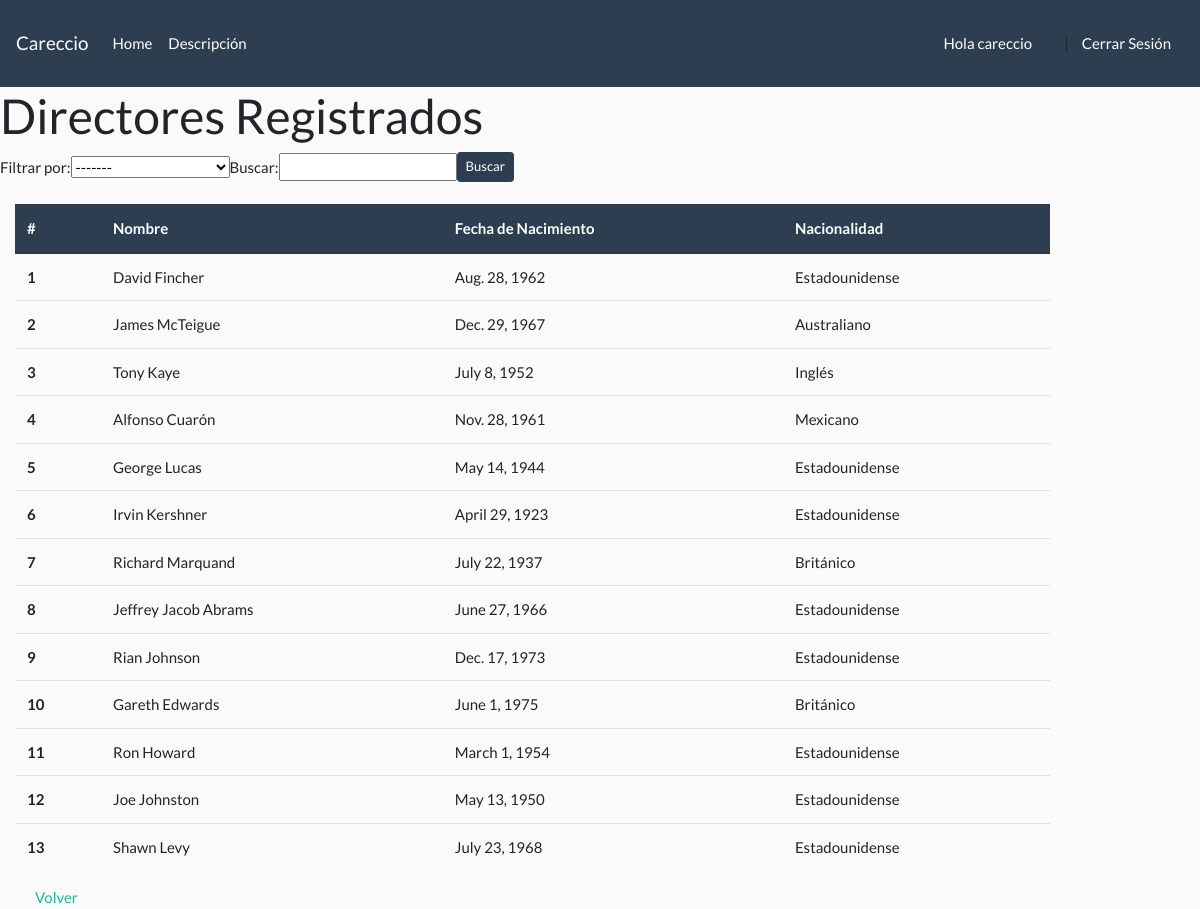
/directores/ (signed in), run on the app's committed database.
### elementos/models.py (models this page shows, shortened)
class Director(models.Model):
    nombre= models.CharField(max_length=50, verbose_name="Director", blank=False, null=False)
    birth= models.DateField(verbose_name="Fecha de nacimiento", blank=True, null=True)
    nacion= models.CharField(max_length=25, verbose_name="Nacionalidad", blank=True, null=True)

### login/views.py (the view, shortened to what this page needs)
# urls.py: url(r"^directores/$",Directores)
@login_required(login_url='/login')
def Directores(request):
    directors = Director.objects.all()
    form = directorForm(request.POST or None)
    contexto={"okey":"okey", "directors":directors, "form":form}
    return render(request,'directores.html',contexto)

### login/forms.py
class directorForm(forms.Form):
    filtro = forms.CharField(label="Filtrar por:", widget=forms.Select(choices=FILTRO_ACTORES), required=False)
    f2 = forms.CharField(label="Buscar:",required=False)

### templates/directores.html (shortened to what this page needs)
{% extends 'base.html' %}
{% load staticfiles %}
{% block content %}
<h1>Directores Registrados</h1>
  <form class="form-inline mr-auto" role="form" method="POST">
    {{ form }}
    <button class="btn btn-sm btn-primary" type="submit">Buscar</button>
  </form>
<br>
<div class="" style="padding-left:15px;padding-right:150px">
  <table class="table">
    <thead class="thead-dark">
      <tr>
        <th scope="col">#</th>
        <th scope="col">Nombre</th>
        <th scope="col">Fecha de Nacimiento</th>
        <th scope="col">Nacionalidad</th>
      </tr>
    </thead>
    <tbody>
      {% for d in directors %}
      <tr>
        <th scope="row">{{d.id}}</th>
        <td>{{d.nombre}}</td>
        <td>{{d.birth}}</td>
        <td>{{d.nacion}}</td>
      </tr>
      {% endfor %}
    </tbody>
  </table>
</div>
<div class="row" style="padding-left:50px">
    <a href="/home">Volver</a>
</div>
{% endblock %}

### templates/base.html (shortened to what this page needs)
{% load staticfiles %}
<!DOCTYPE html>
<html>
  <head>
    <link rel="stylesheet" href="https://stackpath.bootstrapcdn.com/bootstrap/4.3.1/css/bootstrap.min.css">
  	<link rel="stylesheet" type="text/css" href="{% static 'estilo.css' %}">
  </head>
<body>
  <nav class="navbar navbar-expand navbar-dark bg-primary">
  <a class="navbar-brand" href="/">Careccio</a>
  <div class="collapse navbar-collapse" id="navbarsExample02">
    <ul class="navbar-nav mr-auto">
      {% if okey %}
      <li class="nav-item">
        <a class="nav-link" href="/home">Home <span class="sr-only">(current)</span></a>
      </li>
      {% endif %}
      <li class="nav-item">
        <a class="nav-link" href="/idem">Descripción</a>
      </li>
    </ul>
  </div>
  {% if okey %}
	<span class="navbar-text">
		<a class="nav-link">Hola {{ user.username }}</a>
	</span>
	|
	<span class="navbar-text">
    <form action="." role="form" method="POST">
      <button class="btn btn-md btn-primary btn-block" type="submit">Cerrar Sesión</button>
    </form>
  </span>
	{% endif %}
</nav>
  {% block content %}
  {% endblock %}
</body>
</html>

### data on the page
Director: id "1", nombre "David Fincher", birth "Aug. 28, 1962", nacion "Estadounidense"
Director: id "2", nombre "James McTeigue", birth "Dec. 29, 1967", nacion "Australiano"
Director: id "3", nombre "Tony Kaye", birth "July 8, 1952", nacion "Inglés"
Director: id "4", nombre "Alfonso Cuarón", birth "Nov. 28, 1961", nacion "Mexicano"
Director: id "5", nombre "George Lucas", birth "May 14, 1944", nacion "Estadounidense"
Director: id "6", nombre "Irvin Kershner", birth "April 29, 1923", nacion "Estadounidense"
Director: id "7", nombre "Richard Marquand", birth "July 22, 1937", nacion "Británico"
Director: id "8", nombre "Jeffrey Jacob Abrams", birth "June 27, 1966", nacion "Estadounidense"
Director: id "9", nombre "Rian Johnson", birth "Dec. 17, 1973", nacion "Estadounidense"
Director: id "10", nombre "Gareth Edwards", birth "June 1, 1975", nacion "Británico"
Director: id "11", nombre "Ron Howard", birth "March 1, 1954", nacion "Estadounidense"
Director: id "12", nombre "Joe Johnston", birth "May 13, 1950", nacion "Estadounidense"
Director: id "13", nombre "Shawn Levy", birth "July 23, 1968", nacion "Estadounidense"

### other printed values
{{ user.username }} "careccio"
